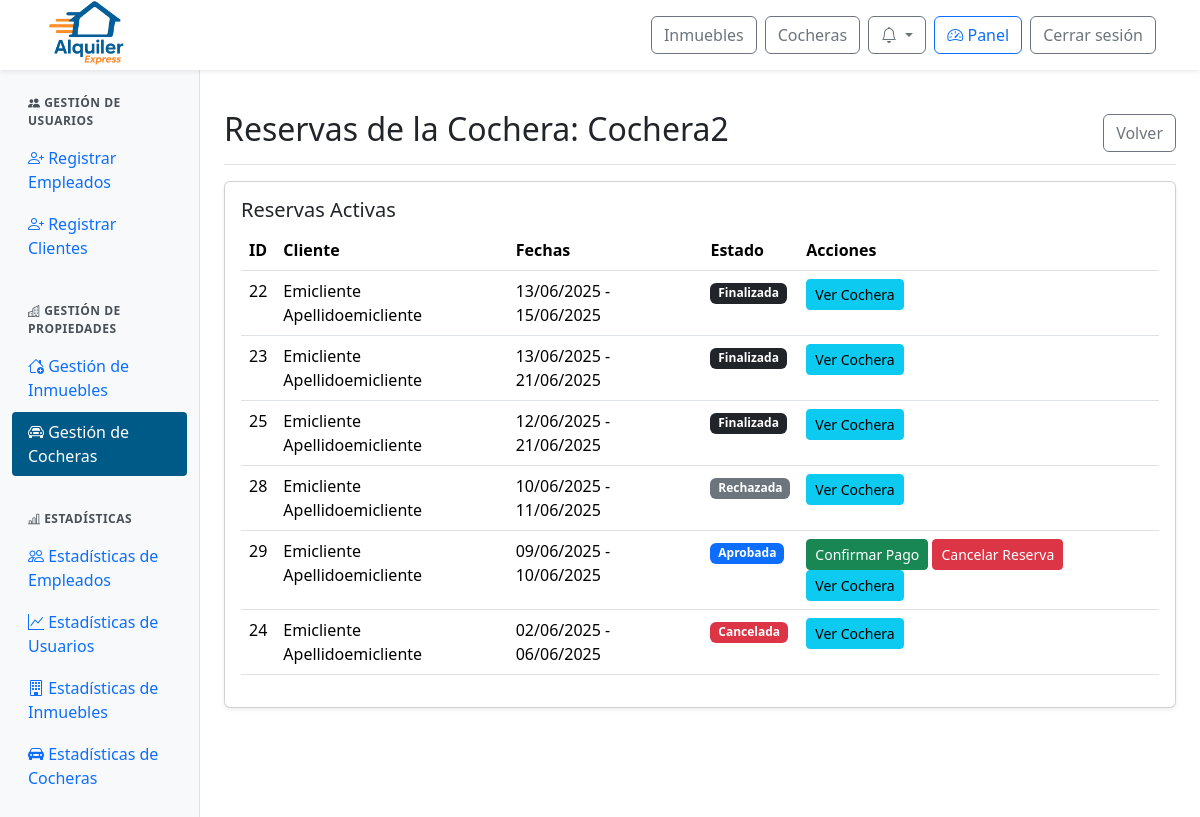
The page /panel/cocheras/reservas/2/ (signed in) on the database as committed earlier.
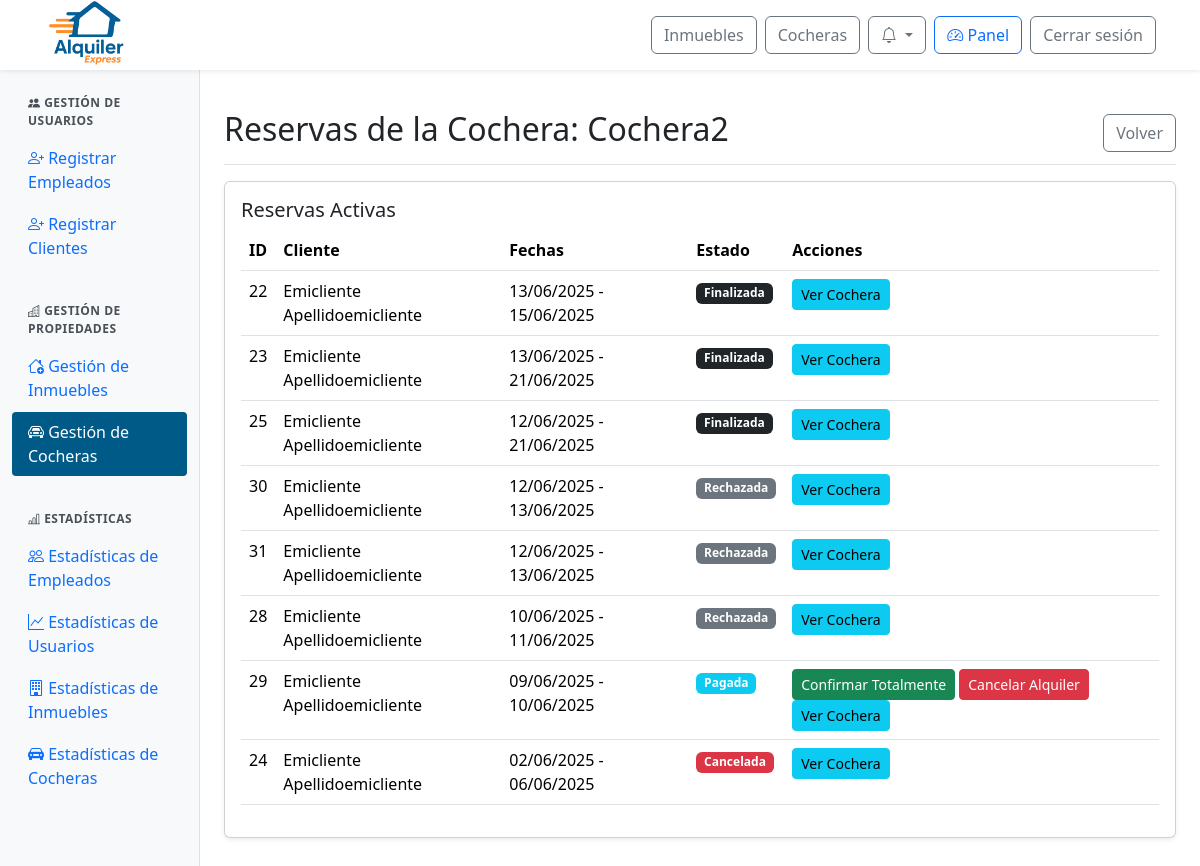
The same page on the database as committed later.
### web/models.py (models this page shows, shortened)
class Cochera(models.Model):
    id_cochera = models.AutoField(primary_key=True)
    nombre = models.CharField(max_length=100)
    alto = models.FloatField()
    ancho = models.FloatField()
    largo = models.FloatField()
    cantidad_vehiculos = models.IntegerField()
    con_techo = models.BooleanField()
    descripcion = models.TextField()
    ubicacion = models.TextField()
    provincia = models.ForeignKey(Provincia, on_delete=models.SET_NULL, null=True)
    ciudad = models.ForeignKey(Ciudad, on_delete=models.SET_NULL, null=True)
    precio_por_dia = models.DecimalField(max_digits=10, decimal_places=2)
    politica_cancelacion = models.TextField()
    fecha_publicacion = models.DateField()
    estado = models.ForeignKey(Estado, on_delete=models.SET_NULL, null=True)
    empleado = models.ForeignKey(Perfil, null=True, blank=True, on_delete=models.SET_NULL)

class Reserva(models.Model):
    id_reserva = models.AutoField(primary_key=True)
    fecha_inicio = models.DateField()
    fecha_fin = models.DateField()
    precio_total = models.DecimalField(max_digits=10, decimal_places=2)
    estado = models.ForeignKey(Estado, on_delete=models.SET_NULL, null=True)  # Aquí está el estado FK
    inmueble = models.ForeignKey(Inmueble, null=True, blank=True, on_delete=models.SET_NULL)
    cochera = models.ForeignKey(Cochera, null=True, blank=True, on_delete=models.SET_NULL)
    descripcion = models.TextField()
    def cliente(self):
        rel = ClienteInmueble.objects.filter(reserva=self).first()
        return rel.cliente if rel else None

class ClienteInmueble(models.Model):
    id_cliente_inmueble = models.AutoField(primary_key=True)
    cliente = models.ForeignKey(Perfil, on_delete=models.CASCADE)  # FK a Perfil, no Usuario
    inmueble = models.ForeignKey(Inmueble, null=True, blank=True, on_delete=models.SET_NULL)
    cochera = models.ForeignKey(Cochera, null=True, blank=True, on_delete=models.SET_NULL)
    reserva = models.ForeignKey(Reserva, on_delete=models.CASCADE)

class Perfil(models.Model):
    id_perfil = models.AutoField(primary_key=True)
    usuario = models.OneToOneField(User, on_delete=models.CASCADE)
    dni = models.CharField(max_length=20)

class Estado(models.Model):
    id_estado = models.AutoField(primary_key=True)
    nombre = models.CharField(max_length=100)

### web/views.py (the view)
# urls.py: path('panel/cocheras/reservas/<int:id_cochera>/', views.admin_cocheras_reservas, name='admin_cocheras_reservas'),
@login_required
@user_passes_test(is_admin)
def admin_cocheras_reservas(request, id_cochera):
    cochera = get_object_or_404(Cochera, id_cochera=id_cochera)
    reservas = Reserva.objects.filter(cochera=cochera).order_by('-fecha_inicio')
    return render(request, 'admin/admin_cocheras_reservas.html', {'cochera': cochera, 'reservas': reservas})

### web/context_processors.py (called while the page is built)
def notifications(request):
    if request.user.is_authenticated:
        try:
            return {
                'notificaciones': request.user.perfil.notificacion_set.order_by('-fecha_creacion')[:10],
                'notificaciones_no_leidas': request.user.perfil.notificacion_set.filter(leido=False).count()
            }
        except Exception:
            return {}
    return {}

### web/views.py (called while the page is built)
def is_admin(user):
    return user.is_authenticated and user.is_staff

### web/templates/admin/admin_cocheras_reservas.html (shortened to what this page needs)
{% extends 'admin/admin_base.html' %}
{% load static %}
{% block admin_content %}
<div class="d-flex justify-content-between flex-wrap flex-md-nowrap align-items-center pt-3 pb-2 mb-3 border-bottom">
  <h1 class="h2">Reservas de la Cochera: {{ cochera.nombre }}</h1>
  <a href="{% url 'admin_cocheras' %}" class="btn btn-outline-secondary">Volver</a>
</div>
<div class="card shadow-sm mb-4">
  <div class="card-body">
    <h5 class="card-title">Reservas Activas</h5>
    <div class="table-responsive">
      <table class="table table-hover">
        <thead>
          <tr>
            <th>ID</th>
            <th>Cliente</th>
            <th>Fechas</th>
            <th>Estado</th>
            <th>Acciones</th>
          </tr>
        </thead>
        <tbody>
          {% for reserva in reservas %}
          <tr>
            <td>{{ reserva.id_reserva }}</td>
            <td>
              {% if reserva.cliente %}
                {{ reserva.cliente.usuario.get_full_name|default:reserva.cliente.usuario.username }}
              {% else %}
                Cliente no disponible
              {% endif %}
            </td>
            <td>{{ reserva.fecha_inicio|date:"d/m/Y" }} - {{ reserva.fecha_fin|date:"d/m/Y" }}</td>
            <td>
              <span class="badge
                {% if reserva.estado.nombre == 'Confirmada' %}bg-success
                {% elif reserva.estado.nombre == 'Cancelada' %}bg-danger
                {% elif reserva.estado.nombre == 'Rechazada' %}bg-secondary
                {% elif reserva.estado.nombre == 'Pagada' %}bg-info
                {% elif reserva.estado.nombre == 'Aprobada' %}bg-primary
                {% elif reserva.estado.nombre == 'Pendiente' %}bg-warning
                {% elif reserva.estado.nombre == 'Finalizada' %}bg-dark
                {% else %}bg-warning{% endif %}">
                {{ reserva.estado.nombre }}
              </span>
            </td>
            <td>
              {% if reserva.estado.nombre == 'Pendiente' %}
                <button class="btn btn-sm btn-success" onclick="cambiarEstado('{{ reserva.id_reserva }}', 'Aprobada')">Aprobar Solicitud</button>
                <button class="btn btn-sm btn-danger" onclick="cambiarEstado('{{ reserva.id_reserva }}', 'Rechazada')">Rechazar Solicitud</button>
              {% elif reserva.estado.nombre == 'Aprobada' %}
                <button class="btn btn-sm btn-success" onclick="cambiarEstado('{{ reserva.id_reserva }}', 'Pagada')">Confirmar Pago</button>
                <button class="btn btn-sm btn-danger" onclick="cambiarEstado('{{ reserva.id_reserva }}', 'Cancelada')">Cancelar Reserva</button>
              {% elif reserva.estado.nombre == 'Pagada' %}
                <button class="btn btn-sm btn-success" onclick="cambiarEstado('{{ reserva.id_reserva }}', 'Confirmada')">Confirmar Totalmente</button>
                <button class="btn btn-sm btn-danger" onclick="cambiarEstado('{{ reserva.id_reserva }}', 'Cancelada')">Cancelar Alquiler</button>
              {% elif reserva.estado.nombre == 'Confirmada' %}
                <button class="btn btn-sm btn-success" onclick="cambiarEstado('{{ reserva.id_reserva }}', 'Finalizada')">Terminar Alquiler</button>
                <button class="btn btn-sm btn-danger" onclick="cambiarEstado('{{ reserva.id_reserva }}', 'Cancelada')">Cancelar Alquiler</button>
              {% endif %}
              <a href="{% url 'detalle_cochera' cochera.id_cochera %}" class="btn btn-sm btn-info">Ver Cochera</a>
            </td>
          </tr>
          {% empty %}
          <tr>
            <td colspan="5" class="text-center">No hay reservas activas</td>
          </tr>
          {% endfor %}
        </tbody>
      </table>
    </div>
  </div>
</div>
{% endblock %}

### web/templates/admin/admin_base.html (shortened to what this page needs)
{% extends 'base.html' %}
{% load static %}
{% load user_groups %}
{% block extra_css %}
<link href="https://cdn.jsdelivr.net/npm/bootstrap-icons/font/bootstrap-icons.css" rel="stylesheet">
<link rel="stylesheet" href="{% static 'css/admin.css' %}">
{% endblock %}
{% block content %}
<div class="container-fluid" style="margin-top: 70px;">
  <div class="row">
    <nav class="col-md-3 col-lg-2 d-md-block sidebar">
      <div class="position-sticky pt-3">
        {% if user.is_staff or user|has_group:"empleado" %}
        <div class="sidebar-section">
          <div class="sidebar-section-title">
            <i class="bi bi-people-fill"></i> Gestión de Usuarios
          </div>
          <ul class="nav flex-column">
            {% if user.is_staff %}
            <li class="nav-item">
              <a class="nav-link {% if request.resolver_match.url_name == 'admin_alta_empleados' %}active{% endif %}"
                  href="{% url 'admin_alta_empleados' %}">
                <i class="bi bi-person-plus"></i> Registrar Empleados
              </a>
            </li>
            {% endif %}
            <li class="nav-item">
              <a class="nav-link {% if request.resolver_match.url_name == 'admin_alta_cliente' %}active{% endif %}"
                  href="{% url 'admin_alta_cliente' %}">
                <i class="bi bi-person-plus"></i> Registrar Clientes
              </a>
            </li>
          </ul>
        </div>
        {% endif %}
        {% if user.is_staff %}
        <div class="sidebar-section">
          <div class="sidebar-section-title">
            <i class="bi bi-buildings"></i> Gestión de Propiedades
          </div>
          <ul class="nav flex-column">
            <li class="nav-item">
              <a class="nav-link {% if request.resolver_match.url_name == 'admin_inmuebles' or request.resolver_match.url_name == 'admin_inmuebles_alta' or 'admin_inmuebles_' in request.resolver_match.url_name %}active{% endif %}"
                href="{% url 'admin_inmuebles' %}">
                <i class="bi bi-house-add"></i> Gestión de Inmuebles
              </a>
            </li>
            <li class="nav-item">
              <a class="nav-link {% if request.resolver_match.url_name == 'admin_cocheras' or request.resolver_match.url_name == 'admin_cocheras_alta' or 'admin_cocheras_' in request.resolver_match.url_name %}active{% endif %}"
                href="{% url 'admin_cocheras' %}">
                <i class="bi bi-car-front"></i> Gestión de Cocheras
              </a>
            </li>
          </ul>
        </div>
        {% endif %}
        {% if user.is_staff or user|has_group:"empleado" %}
        <div class="sidebar-section">
          <div class="sidebar-section-title">
            <i class="bi bi-bar-chart-line"></i> Estadísticas
          </div>
          <ul class="nav flex-column">
            <li class="nav-item">
              <a class="nav-link {% if request.resolver_match.url_name == 'admin_estadisticas_empleados' %}active{% endif %}"
                  href="{% url 'admin_estadisticas_empleados' %}">
                <i class="bi bi-people"></i> Estadísticas de Empleados
              </a>
            </li>
            <li class="nav-item">
              <a class="nav-link {% if 'admin_estadisticas_usuarios' in request.resolver_match.url_name %}active{% endif %}"
                  href="{% url 'admin_estadisticas_usuarios' %}">
                <i class="bi bi-graph-up"></i> Estadísticas de Usuarios
              </a>
            </li>
            <li class="nav-item">
              <a class="nav-link {% if request.resolver_match.url_name == 'admin_estadisticas_inmuebles' %}active{% endif %}"
                  href="{% url 'admin_estadisticas_inmuebles' %}">
                <i class="bi bi-building"></i> Estadísticas de Inmuebles
              </a>
            </li>
            <li class="nav-item">
              <a class="nav-link {% if request.resolver_match.url_name == 'admin_estadisticas_cocheras' %}active{% endif %}"
                  href="{% url 'admin_estadisticas_cocheras' %}">
                <i class="bi bi-car-front-fill"></i> Estadísticas de Cocheras
              </a>
            </li>
          </ul>
        </div>
        {% endif %}
      </div>
    </nav>
    <main id="contenido-principal" class="col-md-9 ms-sm-auto col-lg-10 px-md-4 py-4">
      {% block admin_content %}{% endblock %}
    </main>
  </div>
</div>
{% endblock %}

### web/templates/base.html (shortened to what this page needs)
{% load static %}
{% load user_groups %}
<!DOCTYPE html>
<html lang="es">
<head>
  <link href="https://cdn.jsdelivr.net/npm/bootstrap@5.3.3/dist/css/bootstrap.min.css" rel="stylesheet">
  <link href="https://cdn.jsdelivr.net/npm/bootstrap-icons@1.10.5/font/bootstrap-icons.css" rel="stylesheet">
  <link rel="stylesheet" href="https://cdn.jsdelivr.net/npm/sweetalert2@11/dist/sweetalert2.min.css">
  <link rel="stylesheet" href="{% static 'css/global.css' %}">
  <link rel="stylesheet" href="{% static 'css/notification.css' %}">
  {% block extra_css %}{% endblock %}
</head>
<body>
  {% include "partials/_navbar.html" %}
  {% block content %}{% endblock %}
</body>
</html>

### web/templates/partials/_navbar.html (shortened to what this page needs)
{% load static %}
{% load user_groups %}
<nav class="navbar navbar-expand-lg navbar-light bg-white fixed-top shadow-sm px-4">
  <div class="navbar__container container-fluid d-flex align-items-center justify-content-between">
    <div class="d-flex align-items-center me-3">
      <a href="{% url 'index' %}">
        <img src="{% static 'img/logo-alquiler-express-3.png' %}" alt="Logo Alquiler Express" class="navbar__icon">
      </a>
    </div>
    <div class="navbar__buttons d-flex align-items-center ms-3">
      <a href="{% url 'buscar_inmuebles' %}" class="btn btn-outline-secondary me-2">Inmuebles</a>
      <a href="{% url 'buscar_cocheras' %}" class="btn btn-outline-secondary me-2">Cocheras</a>
      {% if user.is_authenticated %}
        <div class="dropdown me-2">
          <button class="btn btn-outline-secondary position-relative dropdown-toggle"
                  type="button"
                  id="notificacionesDropdown"
                  data-bs-toggle="dropdown"
                  aria-expanded="false">
            <i class="bi bi-bell"></i>
          </button>
        </div>
        {% if user.is_staff or user|has_group:"empleado" %}
          <a href="{% url 'admin_panel' %}" class="btn btn-outline-primary me-2">
            <i class="bi bi-speedometer2"></i> Panel
          </a>
        {% endif %}
        <form action="{% url 'logout' %}" method="post" class="d-inline">
          <button type="submit" class="btn btn-outline-secondary me-2">Cerrar sesión</button>
        </form>
      {% else %}
        <a href="{% url 'login' %}" class="btn btn-outline-secondary me-2">Iniciar sesión</a>
        <a href="{% url 'register' %}" class="btn btn-primary">Registrarse</a>
      {% endif %}
    </div>
  </div>
</nav>

### web/static/css/global.css (style rules this page uses)
:root { --color-azul-alquiler: #005A87; --color-naranja-alquiler: #F26A1B; --color-azul-hover: #004466; --color-naranja-hover: #d85b17; }
.navbar { height: 70px; }
.navbar__container { height: 70px; }
.navbar__icon { height: 72px; }

### web/static/css/admin.css (style rules this page uses)
:root { --color-azul-alquiler: #005A87; --color-naranja-alquiler: #F26A1B; --color-azul-hover: #004466; --color-naranja-hover: #d85b17; }
.sidebar-section { margin-bottom: 1.5rem; }
.sidebar-section-title { padding: 0.5rem 1rem; font-weight: 600; color: #495057; text-transform: uppercase; font-size: 0.75rem; letter-spacing: 0.5px; }
.nav-link { padding: 0.5rem 1rem; border-radius: 4px; margin-bottom: 2px; }
.nav-link.active { background-color: #005A87; color: white !important; }
.sidebar { background-color: #f8f9fa; border-right: 1px solid #dee2e6; }

Rows that differ between the two databases and show on the page:
added Reserva: id_reserva "30", cliente.usuario.get_full_name "Emicliente Apellidoemicliente", fecha_inicio "12/06/2025", fecha_fin "13/06/2025", estado.nombre "Rechazada"
added Reserva: id_reserva "31", cliente.usuario.get_full_name "Emicliente Apellidoemicliente", fecha_inicio "12/06/2025", fecha_fin "13/06/2025", estado.nombre "Rechazada"
changed Reserva id 29: estado.nombre "Aprobada" → "Pagada"; estado_id "Confirmar Pago Cancelar Reserva" → "Confirmar Totalmente Cancelar Alquiler"
